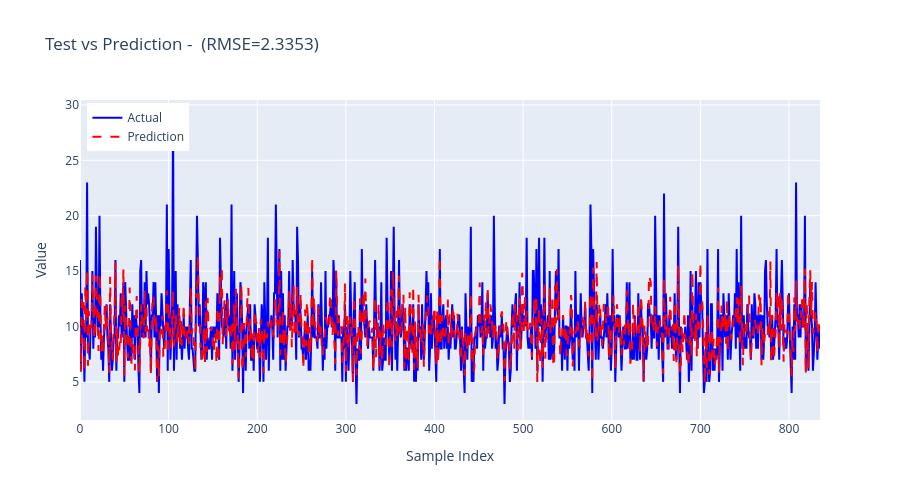

This figure's notebook cell:
### Code cell
# Compare test vs prediction (only for time series!)
import plotly.graph_objects as go

fig = go.Figure()
fig.add_trace(go.Scatter(y=y_test, mode='lines', name='Actual', line=dict(color='blue')))
fig.add_trace(go.Scatter(y=test_predictions, mode='lines', name='Prediction', line=dict(color='red', dash='dash')))

fig.update_layout(
    title=f'Test vs Prediction -  (RMSE={compute_metrics(y_test, test_predictions)["rmse"]:.4f})',
    xaxis_title='Sample Index',
    yaxis_title='Value',
    legend=dict(x=0.01, y=0.99),
    height=500
)
fig.show()

### Figure 1 — Plotly figure (JSON) as saved in the notebook; plotly's stock layout.template omitted (floating-point values rounded to 4 significant figures; data arrays with more than 128 entries replaced by an {"elided": "..."} marker saying what was removed)
{"data": [{"line": {"color": "blue"}, "mode": "lines", "name": "Actual", "type": "scatter", "y": {"elided": "836 int values"}}, {"line": {"color": "red", "dash": "dash"}, "mode": "lines", "name": "Prediction", "type": "scatter", "y": {"elided": "836 float values"}}], "layout": {"height": 500, "legend": {"x": 0.01, "y": 0.99}, "title": {"text": "Test vs Prediction -  (RMSE=2.3353)"}, "xaxis": {"title": {"text": "Sample Index"}}, "yaxis": {"title": {"text": "Value"}}}}
